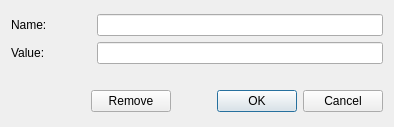
<?xml version="1.0" encoding="UTF-8"?>
<ui version="4.0">
 <class>C_UiIntegerRecordProperties</class>
 <widget class="QDialog" name="C_UiIntegerRecordProperties">
  <property name="geometry">
   <rect>
    <x>0</x>
    <y>0</y>
    <width>394</width>
    <height>127</height>
   </rect>
  </property>
  <property name="windowTitle">
   <string>Integer</string>
  </property>
  <layout class="QVBoxLayout" name="verticalLayout_2">
   <item>
    <layout class="QVBoxLayout" name="VerticalLayout">
     <item>
      <layout class="QHBoxLayout" name="HorizontalLayout1">
       <item>
        <widget class="QLabel" name="NameLabel">
         <property name="minimumSize">
          <size>
           <width>80</width>
           <height>0</height>
          </size>
         </property>
         <property name="maximumSize">
          <size>
           <width>80</width>
           <height>16777215</height>
          </size>
         </property>
         <property name="text">
          <string>Name:</string>
         </property>
        </widget>
       </item>
       <item>
        <widget class="QLineEdit" name="NameLineEdit">
         <property name="minimumSize">
          <size>
           <width>200</width>
           <height>0</height>
          </size>
         </property>
        </widget>
       </item>
      </layout>
     </item>
     <item>
      <layout class="QHBoxLayout" name="HorizontalLayout2">
       <item>
        <widget class="QLabel" name="ValueLabel">
         <property name="minimumSize">
          <size>
           <width>80</width>
           <height>0</height>
          </size>
         </property>
         <property name="maximumSize">
          <size>
           <width>80</width>
           <height>16777215</height>
          </size>
         </property>
         <property name="text">
          <string>Value:</string>
         </property>
        </widget>
       </item>
       <item>
        <widget class="QLineEdit" name="ValueLineEdit">
         <property name="minimumSize">
          <size>
           <width>200</width>
           <height>0</height>
          </size>
         </property>
        </widget>
       </item>
      </layout>
     </item>
     <item>
      <spacer name="verticalSpacer">
       <property name="orientation">
        <enum>Qt::Vertical</enum>
       </property>
       <property name="sizeType">
        <enum>QSizePolicy::Fixed</enum>
       </property>
       <property name="sizeHint" stdset="0">
        <size>
         <width>20</width>
         <height>20</height>
        </size>
       </property>
      </spacer>
     </item>
     <item>
      <layout class="QHBoxLayout" name="HorizontalLayout3">
       <item>
        <spacer name="horizontalSpacer">
         <property name="orientation">
          <enum>Qt::Horizontal</enum>
         </property>
         <property name="sizeType">
          <enum>QSizePolicy::Fixed</enum>
         </property>
         <property name="sizeHint" stdset="0">
          <size>
           <width>80</width>
           <height>20</height>
          </size>
         </property>
        </spacer>
       </item>
       <item>
        <widget class="QPushButton" name="RemoveButton">
         <property name="text">
          <string>Remove</string>
         </property>
        </widget>
       </item>
       <item>
        <widget class="QDialogButtonBox" name="ButtonBox">
         <property name="minimumSize">
          <size>
           <width>200</width>
           <height>0</height>
          </size>
         </property>
         <property name="orientation">
          <enum>Qt::Horizontal</enum>
         </property>
         <property name="standardButtons">
          <set>QDialogButtonBox::Cancel|QDialogButtonBox::Ok</set>
         </property>
        </widget>
       </item>
      </layout>
     </item>
    </layout>
   </item>
  </layout>
 </widget>
 <resources/>
 <connections>
  <connection>
   <sender>ButtonBox</sender>
   <signal>accepted()</signal>
   <receiver>C_UiIntegerRecordProperties</receiver>
   <slot>accept()</slot>
   <hints>
    <hint type="sourcelabel">
     <x>248</x>
     <y>254</y>
    </hint>
    <hint type="destinationlabel">
     <x>157</x>
     <y>274</y>
    </hint>
   </hints>
  </connection>
  <connection>
   <sender>ButtonBox</sender>
   <signal>rejected()</signal>
   <receiver>C_UiIntegerRecordProperties</receiver>
   <slot>reject()</slot>
   <hints>
    <hint type="sourcelabel">
     <x>316</x>
     <y>260</y>
    </hint>
    <hint type="destinationlabel">
     <x>286</x>
     <y>274</y>
    </hint>
   </hints>
  </connection>
 </connections>
</ui>
